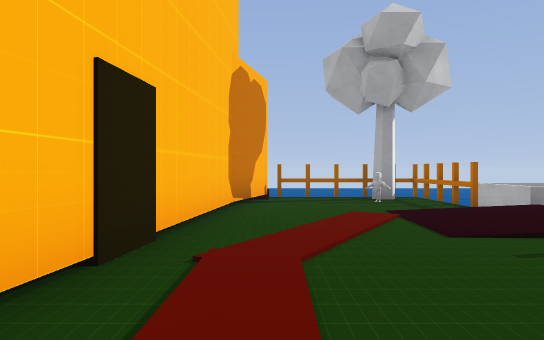
[1] (above)

17 first-person views from a walk through a 3-D level made in the Godot game engine. The camera is 1.3 m above the floor, looks level and sees 70° across. The floor is counted in squares, 2 m on a side. Each view is taken from the middle of a square. On the plan, view 1 faces up. The plan holds only what a view shows up to about 11 squares ahead; the rest is blank. The place goes on beyond the plan. Some surface patterns are stand-ins.

[2]
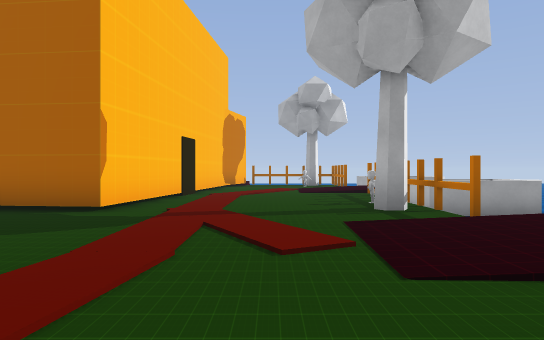

[3]
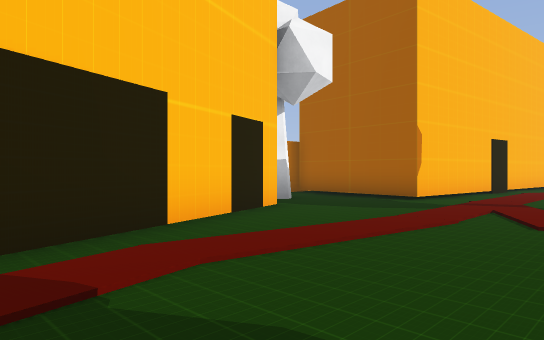

[4]
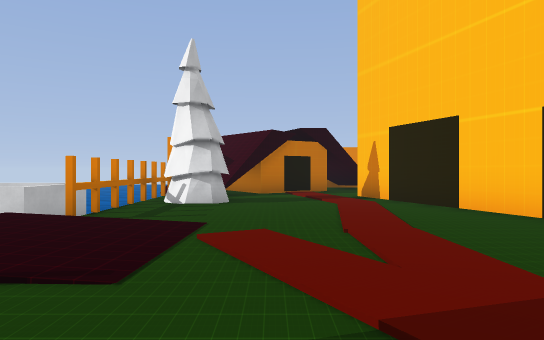

[5]
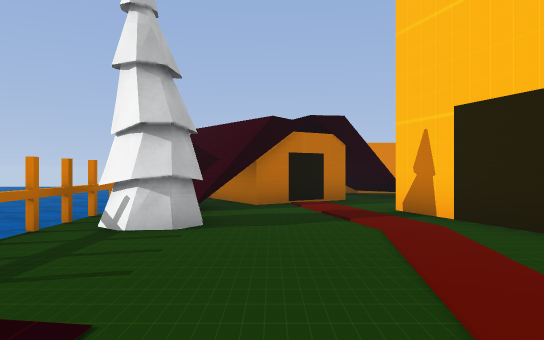

[6]
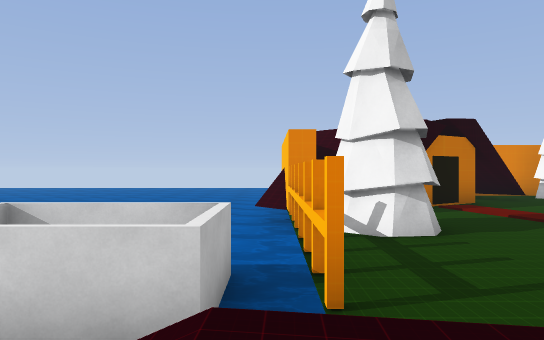

[7]
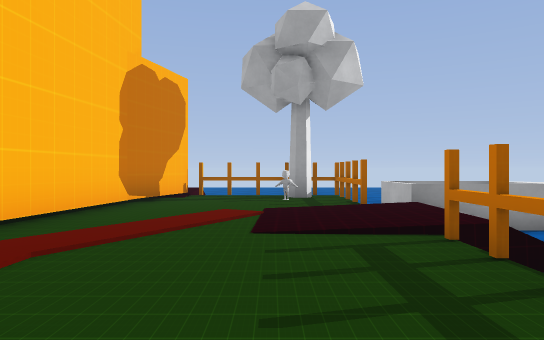

[8]
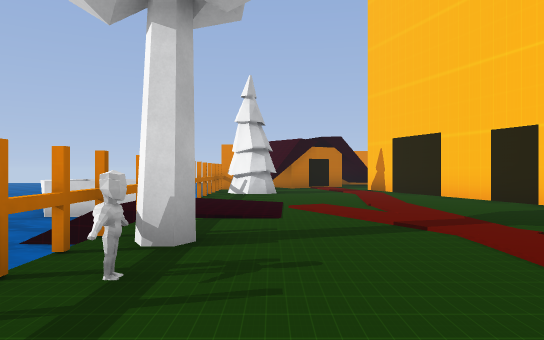

[9]
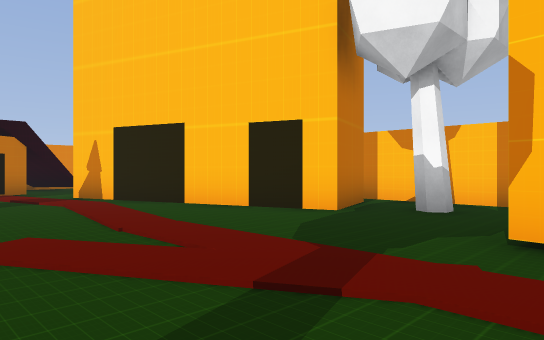

[10]
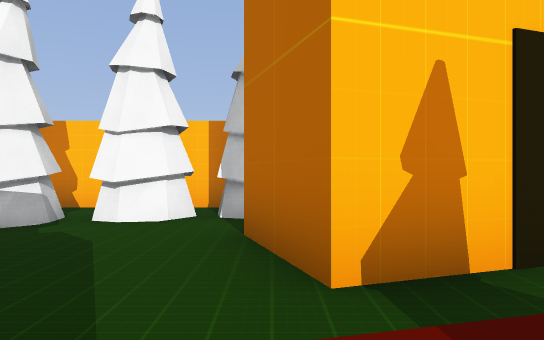

[11]
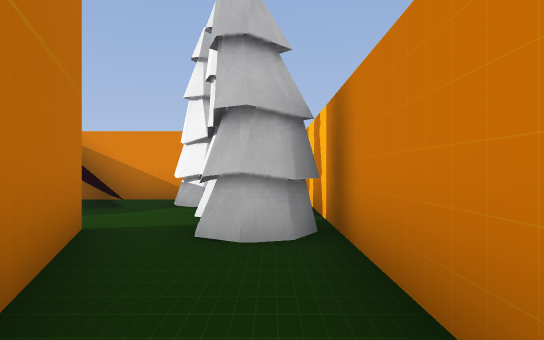

[12]
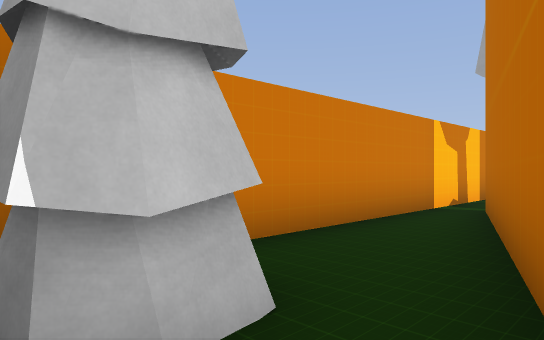

[13]
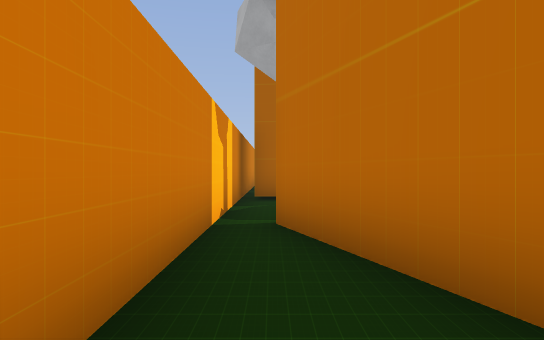

[14]
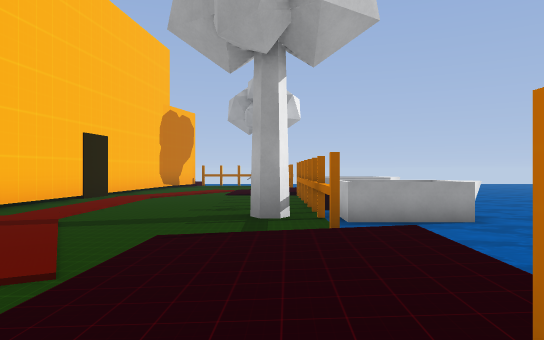

[15]
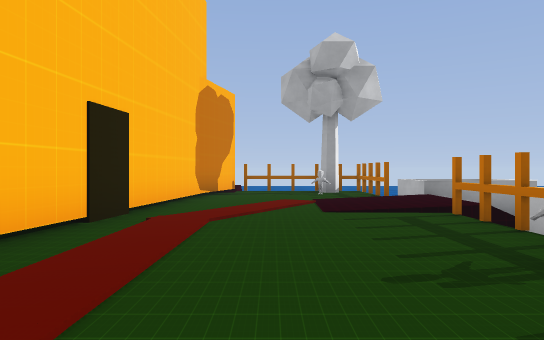

[16]
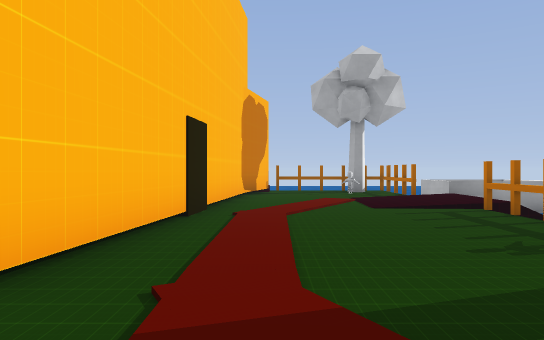

[17]
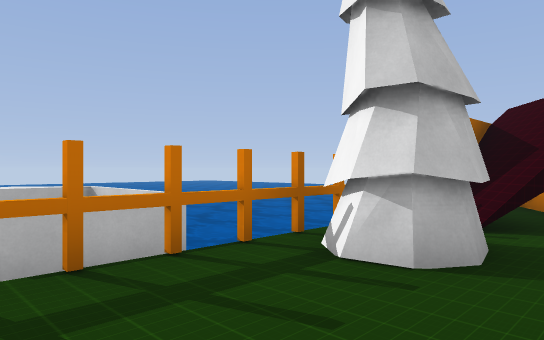

### Floor plan
Key: @ floor where view 1 was taken; # wall or solid block; . main floor; : floor 0.25 m higher than the main floor; + floor 0.75 m higher than the main floor; * floor 3 m higher than the main floor; / step, stairs or slope; D closed door; = window, fence, low wall or low ledge; ≈ water the walk keeps out of; v drop or lower ground; B block; T tree; O other object.
Columns run from 6 left of view 1 to 7 right of it. Each row starts with its distance up from view 1.
 10       Bv##≈
  9      B..#T≈
  8      B..O.#=#
  7      B....==##
  6       ....: ≈
  5       ....:
  4      D.../:
  3      D....≈=#
  2  B  B.....≈=##
  1 ≈B  B....O≈≈≈≈
  0 ≈BBBB.@...≈ ≈≈
 -1 *...B....T≈≈≈≈
 -2 #.........≈≈≈
 -3 #.T.......: ≈
 -4 *.BB......: ≈≈
 -5 ≈BBB......≈=≈≈
 -6 *.BB......≈==#
 -7  .B #.....≈=##
 -8  ..BB...#T≈≈≈
 -9 *..BB.....≈≈≈≈
-10 ≈T.BB...//≈≈≈≈
-11 ≈T....DD// ≈≈≈
-12 ≈ T...B //≈≈≈≈
-13 ≈ TT+    /≈≈≈≈
-14 ≈  T.     ≈≈≈≈

Positions as (right, up) in squares from view 1, and headings:
1: (0, 0), facing up
2: (1, -7), facing up
3: (2, -9), facing up-left
4: (1, 0), facing down
5: (1, -3), facing down
6: (4, -3), facing down
7: (2, 0), facing up
8: (2, 3), facing down
9: (2, 0), facing down-left
10: (1, -10), facing left
11: (-5, -6), facing down
12: (-3, -11), facing up-left
13: (-5, -9), facing up
14: (3, -6), facing up
15: (1, -2), facing up
16: (0, -3), facing up
17: (1, -5), facing down-right
